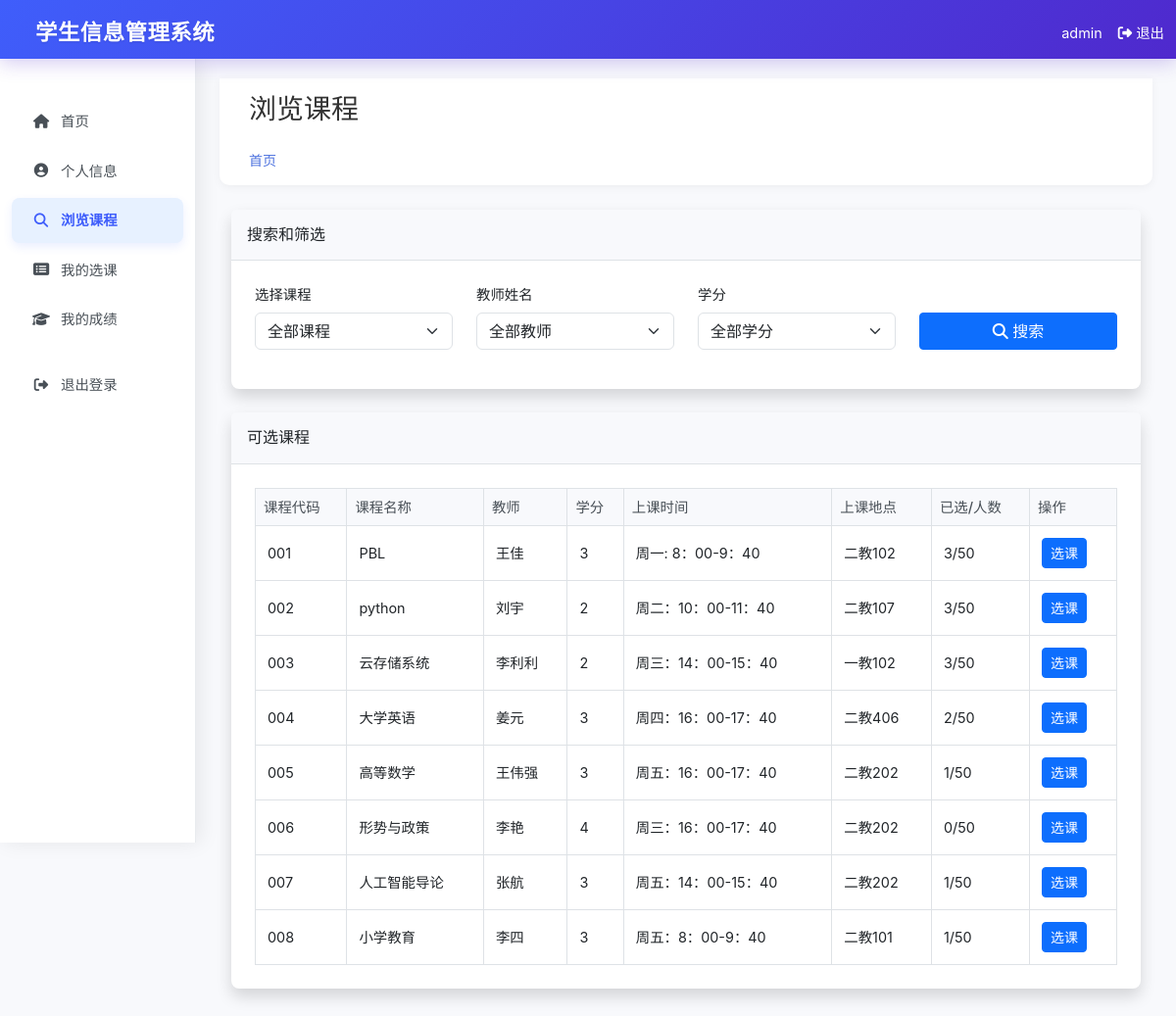
Screenshot of /browse_courses (signed in) with the database file from the repository.
### tables this page shows
CREATE TABLE courses (id INTEGER PRIMARY KEY AUTOINCREMENT, code TEXT UNIQUE NOT NULL, name TEXT NOT NULL, teacher TEXT, description TEXT, credits INTEGER, created_at TIMESTAMP DEFAULT CURRENT_TIMESTAMP, major_id INTEGER, class_time TEXT, location TEXT, max_students INTEGER DEFAULT 50);

### app.py (the view, shortened to what this page needs)
@app.route("/browse_courses")
@login_required
def browse_courses():
    conn = get_db_connection()
    user = conn.execute("SELECT * FROM users WHERE username = ?",
                      (session.get("username"),)).fetchone()
    if not user:
        conn.close()
        flash("无法获取用户信息")
        return redirect(url_for("dashboard"))
    student_record_id = user["student_record_id"] if user["student_record_id"] else None
    if not student_record_id and user["student_id"]:
        student = conn.execute("SELECT * FROM students WHERE student_id = ?",
                             (user["student_id"],)).fetchone()
        if student:
            student_record_id = student["id"]
            conn.execute("UPDATE users SET student_record_id = ? WHERE id = ?",
                        (student_record_id, user["id"]))
            conn.commit()
    majors = conn.execute("SELECT * FROM majors").fetchall()
    all_courses = conn.execute("SELECT DISTINCT id, name FROM courses ORDER BY name").fetchall()
    teachers_query = conn.execute("SELECT DISTINCT teacher FROM courses WHERE teacher IS NOT NULL AND teacher != '' ORDER BY teacher").fetchall()
    teachers = [teacher["teacher"] for teacher in teachers_query]
    print(f"课程数量: {len(all_courses)}")
    print(f"教师数量: {len(teachers)}")
    if all_courses:
        print(f"第一个课程: {all_courses[0]}")
    if teachers:
        print(f"第一个教师: {teachers[0]}")
    total_courses = conn.execute("SELECT COUNT(*) as count FROM courses").fetchone()["count"]
    print(f"数据库中总课程数: {total_courses}")
    courses_with_teacher = conn.execute("SELECT COUNT(*) as count FROM courses WHERE teacher IS NOT NULL AND teacher != ''").fetchone()["count"]
    print(f"有教师数据的课程数: {courses_with_teacher}")
    search = request.args.get('search', '')
    teacher = request.args.get('teacher', '')
    credit = request.args.get('credit', '')
    query = "SELECT * FROM courses WHERE 1=1"
    params = []
    if search:
        query += " AND (name LIKE ? OR code LIKE ?)"
        params.extend([f'%{search}%', f'%{search}%'])
    if teacher:
        query += " AND teacher LIKE ?"
        params.append(f'%{teacher}%')
    if credit:
        query += " AND credits = ?"
        params.append(credit)
    courses = conn.execute(query, params).fetchall()
    enroll_counts = {}
    for course in courses:
        count = conn.execute("SELECT COUNT(*) as count FROM enrollments WHERE course_id = ?",
                           (course["id"],)).fetchone()["count"]
        enroll_counts[course["id"]] = count
    selected_course_ids = []
    if student_record_id:
        selected_courses = conn.execute("SELECT course_id FROM enrollments WHERE student_id = ?",
                                      (student_record_id,)).fetchall()
        selected_course_ids = [course["course_id"] for course in selected_courses]
    conn.close()
    return render_template("students/browse_courses.html",
                         courses=courses,
                         majors=majors,
                         all_courses=all_courses,
                         teachers=teachers,
                         enroll_counts=enroll_counts,
                         selected_course_ids=selected_course_ids)

### app.py (called while the page is built)
def login_required(f):
    @wraps(f)
    def decorated_function(*args, **kwargs):
        if "user_id" not in session:
            return redirect(url_for("login"))
        return f(*args, **kwargs)
    return decorated_function

def get_db_connection():
    conn = sqlite3.connect("student_management.db")
    conn.row_factory = sqlite3.Row
    return conn

### templates/students/browse_courses.html (shortened to what this page needs)
{% extends "student_base.html" %}
{% block header %}
<div class="d-sm-flex align-items-center justify-content-between mb-4">
    <h1 class="h3 mb-0 text-gray-800">浏览课程</h1>
</div>
{% endblock %}
{% block content %}
<div class="card shadow mb-4">
    <div class="card-header py-3">
        <h6 class="m-0 font-weight-bold">搜索和筛选</h6>
    </div>
    <div class="card-body">
        <form method="GET" action="{{ url_for('browse_courses') }}">
            <div class="row">
                <div class="col-md-3 mb-3">
                    <label for="search" class="form-label">选择课程</label>
                    <select class="form-select" id="search" name="search">
                        <option value="">全部课程</option>
                    </select>
                </div>
                <div class="col-md-3 mb-3">
                    <label for="teacher" class="form-label">教师姓名</label>
                    <select class="form-select" id="teacher" name="teacher">
                        <option value="">全部教师</option>
                    </select>
                </div>
                <div class="col-md-3 mb-3">
                    <label for="credit" class="form-label">学分</label>
                    <select class="form-select" id="credit" name="credit">
                        <option value="">全部学分</option>
                    </select>
                </div>
                <div class="col-md-3 mb-3 d-flex align-items-end">
                    <button type="submit" class="btn btn-primary w-100">
                        <i class="fas fa-search"></i> 搜索
                    </button>
                </div>
            </div>
        </form>
    </div>
</div>
<div class="row">
    <div class="col-xl-12">
        <div class="card shadow mb-4">
            <div class="card-header py-3">
                <h6 class="m-0 font-weight-bold">可选课程</h6>
            </div>
            <div class="card-body">
                <div class="table-responsive">
                    <table class="table table-bordered" width="100%" cellspacing="0">
                        <thead>
                            <tr>
                                <th>课程代码</th>
                                <th>课程名称</th>
                                <th>教师</th>
                                <th>学分</th>
                                <th>上课时间</th>
                                <th>上课地点</th>
                                <th>已选/人数</th>
                                <th>操作</th>
                            </tr>
                        </thead>
                        <tbody>
                            {% for course in courses %}
                            <tr>
                                <td>{{ course.code }}</td>
                                <td>{{ course.name }}</td>
                                <td>{{ course.teacher if course.teacher else "待定" }}</td>
                                <td>{{ course.credits }}</td>
                                <td>{{ course.class_time if course.class_time else "待定" }}</td>
                                <td>{{ course.location if course.location else "待定" }}</td>
                                <td>
                                    {% set enrolled_count = enroll_counts[course.id] if enroll_counts and course.id in enroll_counts else 0 %}
                                    {{ enrolled_count }}/{{ course.max_students if course.max_students else 50 }}
                                </td>
                                <td>
                                    {% if course.id in selected_course_ids %}
                                    <button class="btn btn-sm btn-success" disabled>已选</button>
                                    {% else %}
                                    <button class="btn btn-sm btn-primary" onclick="selectCourse({{ course.id }})">选课</button>
                                    {% endif %}
                                </td>
                            </tr>
                            {% endfor %}
                        </tbody>
                    </table>
                </div>
            </div>
        </div>
    </div>
</div>
{% endblock %}

### templates/student_base.html (style rules this page uses)
:root { --sidebar-width: 250px; --sidebar-bg-color: #4e73df; --sidebar-text-color: #fff; --sidebar-active-color: #2e59d9; --sidebar-hover-color: rgba(255, 255, 255, 0.15); --header-height: 60px; }
body { font-family: 'Nunito', -apple-system, BlinkMacSystemFont, 'Segoe UI', Roboto, 'Helvetica Neue', Arial, sans-serif; font-size: 0.9rem; color: #5a5c69; background-color: #f8f9fc; min-height: 100vh; }
.card { border: none; border-radius: 0.5rem; box-shadow: 0 0.15rem 1.75rem 0 rgba(58, 59, 69, 0.15); }
.card-header { background-color: #f8f9fc; border-bottom: 1px solid #dee2e6; padding: 1rem; }
.card-body { padding: 1.5rem; }
.table { margin-bottom: 0; }
.table th { background-color: #f8f9fc; font-weight: 500; color: #495057; border-bottom: 1px solid #dee2e6; }
.table td { vertical-align: middle; padding: 0.75rem; }
.btn { border-radius: 0.25rem; font-weight: 500; transition: all 0.3s ease; }

### rows the page displays
courses: code "001", name "PBL", teacher "王佳", credits "3", class_time "周一: 8：00-9：40", location "二教102", max_students "50"
courses: code "002", name "python", teacher "刘宇", credits "2", class_time "周二：10：00-11：40", location "二教107", enrolled_count "3", max_students "50"
courses: code "003", name "云存储系统", teacher "李利利", credits "2", class_time "周三：14：00-15：40", location "一教102", id "3", max_students "50"
courses: code "004", name "大学英语", teacher "姜元", credits "3", class_time "周四：16：00-17：40", location "二教406", enrolled_count "2", max_students "50"
courses: code "005", name "高等数学", teacher "王伟强", credits "3", class_time "周五：16：00-17：40", location "二教202", enrolled_count "1", max_students "50"
courses: code "006", name "形势与政策", teacher "李艳", credits "4", class_time "周三：16：00-17：40", location "二教202", enrolled_count "0", max_students "50"
courses: code "007", name "人工智能导论", teacher "张航", credits "3", class_time "周五：14：00-15：40", location "二教202", enrolled_count "1", max_students "50"
courses: code "008", name "小学教育", teacher "李四", credits "3", class_time "周五：8：00-9：40", location "二教101", enrolled_count "1", max_students "50"

### other values shown
{{ session.username }} "admin"
